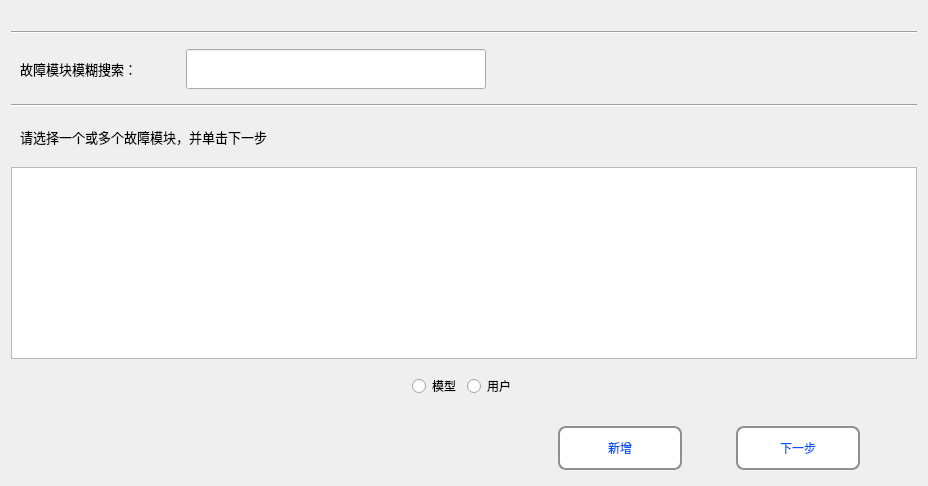
      <widget class="QWidget" name="page_case_entry_select_fault_module">
       <property name="styleSheet">
        <string notr="true">QWidget#page_case_entry_select_fault_module{
border-image: url(:/new/prefix1/Diagnosis_Image/BG_new.png);}</string>
       </property>
       <layout class="QVBoxLayout" name="verticalLayout_30">
        <item>
         <spacer name="horizontalSpacer_117">
          <property name="orientation">
           <enum>Qt::Horizontal</enum>
          </property>
          <property name="sizeHint" stdset="0">
           <size>
            <width>906</width>
            <height>20</height>
           </size>
          </property>
         </spacer>
        </item>
        <item>
         <widget class="Line" name="line_select_known_symptom_6">
          <property name="orientation">
           <enum>Qt::Horizontal</enum>
          </property>
         </widget>
        </item>
        <item>
         <widget class="QWidget" name="widget_select_known_symptom_9" native="true">
          <property name="maximumSize">
           <size>
            <width>16777215</width>
            <height>60</height>
           </size>
          </property>
          <layout class="QHBoxLayout" name="horizontalLayout_54">
           <item>
            <widget class="QLabel" name="label_case_entry_fault_module_searching">
             <property name="minimumSize">
              <size>
               <width>160</width>
               <height>40</height>
              </size>
             </property>
             <property name="maximumSize">
              <size>
               <width>160</width>
               <height>40</height>
              </size>
             </property>
             <property name="font">
              <font>
               <family>微软雅黑</family>
               <pointsize>10</pointsize>
              </font>
             </property>
             <property name="text">
              <string>故障模块模糊搜索：</string>
             </property>
            </widget>
           </item>
           <item>
            <widget class="QLineEdit" name="lineEdit_case_entry_fault_module_searching">
             <property name="minimumSize">
              <size>
               <width>300</width>
               <height>40</height>
              </size>
             </property>
             <property name="maximumSize">
              <size>
               <width>300</width>
               <height>16777215</height>
              </size>
             </property>
             <property name="styleSheet">
              <string notr="true">QLineEdit#lineEdit_case_entry_known_symptom_searching{
    border: 8px solid blue;
	border-image: url(:/new/prefix1/Diagnosis_Image/Search_input.png);}
</string>
             </property>
            </widget>
           </item>
           <item>
            <widget class="QPushButton" name="btn_case_entry_fault_module_searching">
             <property name="minimumSize">
              <size>
               <width>40</width>
               <height>40</height>
              </size>
             </property>
             <property name="maximumSize">
              <size>
               <width>40</width>
               <height>40</height>
              </size>
             </property>
             <property name="styleSheet">
              <string notr="true">border-radius:0px;
border-image: url(:/new/prefix1/Diagnosis_Image/Search_icon.png);</string>
             </property>
             <property name="text">
              <string/>
             </property>
             <property name="iconSize">
              <size>
               <width>40</width>
               <height>40</height>
              </size>
             </property>
            </widget>
           </item>
           <item>
            <spacer name="horizontalSpacer_symptom_searching_4">
             <property name="orientation">
              <enum>Qt::Horizontal</enum>
             </property>
             <property name="sizeHint" stdset="0">
              <size>
               <width>374</width>
               <height>20</height>
              </size>
             </property>
            </spacer>
           </item>
          </layout>
         </widget>
        </item>
        <item>
         <widget class="Line" name="line_select_known_symptom_5">
          <property name="orientation">
           <enum>Qt::Horizontal</enum>
          </property>
         </widget>
        </item>
        <item>
         <widget class="QWidget" name="widget_select_known_symptom_8" native="true">
          <property name="maximumSize">
           <size>
            <width>16777215</width>
            <height>50</height>
           </size>
          </property>
          <layout class="QHBoxLayout" name="horizontalLayout_75">
           <item>
            <widget class="QLabel" name="label_known_symptom_select_4">
             <property name="minimumSize">
              <size>
               <width>380</width>
               <height>30</height>
              </size>
             </property>
             <property name="maximumSize">
              <size>
               <width>380</width>
               <height>30</height>
              </size>
             </property>
             <property name="font">
              <font>
               <family>微软雅黑</family>
               <pointsize>10</pointsize>
               <weight>50</weight>
               <bold>false</bold>
              </font>
             </property>
             <property name="text">
              <string>请选择一个或多个故障模块，并单击下一步</string>
             </property>
            </widget>
           </item>
           <item>
            <spacer name="horizontalSpacer_392">
             <property name="orientation">
              <enum>Qt::Horizontal</enum>
             </property>
             <property name="sizeHint" stdset="0">
              <size>
               <width>483</width>
               <height>20</height>
              </size>
             </property>
            </spacer>
           </item>
          </layout>
         </widget>
        </item>
        <item>
         <widget class="QTableWidget" name="tableWidget_case_entry_fault_module_select">
          <property name="wordWrap">
           <bool>true</bool>
          </property>
         </widget>
        </item>
        <item>
         <widget class="QWidget" name="widget_11" native="true">
          <layout class="QHBoxLayout" name="horizontalLayout_76">
           <item>
            <spacer name="horizontalSpacer_115">
             <property name="orientation">
              <enum>Qt::Horizontal</enum>
             </property>
             <property name="sizeHint" stdset="0">
              <size>
               <width>375</width>
               <height>20</height>
              </size>
             </property>
            </spacer>
           </item>
           <item>
            <widget class="QRadioButton" name="radioButton_select_fault_module_model">
             <property name="styleSheet">
              <string notr="true">QRadioButton::indicator { 
	font: 75 10pt &quot;微软雅黑&quot;;
 }</string>
             </property>
             <property name="text">
              <string>模型</string>
             </property>
            </widget>
           </item>
           <item>
            <widget class="QRadioButton" name="radioButton_select_fault_module_user">
             <property name="text">
              <string>用户</string>
             </property>
            </widget>
           </item>
           <item>
            <spacer name="horizontalSpacer_116">
             <property name="orientation">
              <enum>Qt::Horizontal</enum>
             </property>
             <property name="sizeHint" stdset="0">
              <size>
               <width>375</width>
               <height>20</height>
              </size>
             </property>
            </spacer>
           </item>
          </layout>
         </widget>
        </item>
        <item>
         <widget class="QWidget" name="widget_select_known_symptom_7" native="true">
          <layout class="QHBoxLayout" name="horizontalLayout_74">
           <item>
            <spacer name="horizontalSpacer_379">
             <property name="orientation">
              <enum>Qt::Horizontal</enum>
             </property>
             <property name="sizeHint" stdset="0">
              <size>
               <width>28</width>
               <height>20</height>
              </size>
             </property>
            </spacer>
           </item>
           <item>
            <spacer name="horizontalSpacer_380">
             <property name="orientation">
              <enum>Qt::Horizontal</enum>
             </property>
             <property name="sizeHint" stdset="0">
              <size>
               <width>35</width>
               <height>20</height>
              </size>
             </property>
            </spacer>
           </item>
           <item>
            <spacer name="horizontalSpacer_381">
             <property name="orientation">
              <enum>Qt::Horizontal</enum>
             </property>
             <property name="sizeHint" stdset="0">
              <size>
               <width>17</width>
               <height>20</height>
              </size>
             </property>
            </spacer>
           </item>
           <item>
            <spacer name="horizontalSpacer_382">
             <property name="orientation">
              <enum>Qt::Horizontal</enum>
             </property>
             <property name="sizeHint" stdset="0">
              <size>
               <width>35</width>
               <height>20</height>
              </size>
             </property>
            </spacer>
           </item>
           <item>
            <spacer name="horizontalSpacer_383">
             <property name="orientation">
              <enum>Qt::Horizontal</enum>
             </property>
             <property name="sizeHint" stdset="0">
              <size>
               <width>34</width>
               <height>20</height>
              </size>
             </property>
            </spacer>
           </item>
           <item>
            <spacer name="horizontalSpacer_384">
             <property name="orientation">
              <enum>Qt::Horizontal</enum>
             </property>
             <property name="sizeHint" stdset="0">
              <size>
               <width>35</width>
               <height>20</height>
              </size>
             </property>
            </spacer>
           </item>
           <item>
            <spacer name="horizontalSpacer_385">
             <property name="orientation">
              <enum>Qt::Horizontal</enum>
             </property>
             <property name="sizeHint" stdset="0">
              <size>
               <width>54</width>
               <height>20</height>
              </size>
             </property>
            </spacer>
           </item>
           <item>
            <spacer name="horizontalSpacer_386">
             <property name="orientation">
              <enum>Qt::Horizontal</enum>
             </property>
             <property name="sizeHint" stdset="0">
              <size>
               <width>53</width>
               <height>20</height>
              </size>
             </property>
            </spacer>
           </item>
           <item>
            <spacer name="horizontalSpacer_387">
             <property name="orientation">
              <enum>Qt::Horizontal</enum>
             </property>
             <property name="sizeHint" stdset="0">
              <size>
               <width>44</width>
               <height>20</height>
              </size>
             </property>
            </spacer>
           </item>
           <item>
            <spacer name="horizontalSpacer_388">
             <property name="orientation">
              <enum>Qt::Horizontal</enum>
             </property>
             <property name="sizeHint" stdset="0">
              <size>
               <width>39</width>
               <height>20</height>
              </size>
             </property>
            </spacer>
           </item>
           <item>
            <spacer name="horizontalSpacer_389">
             <property name="orientation">
              <enum>Qt::Horizontal</enum>
             </property>
             <property name="sizeHint" stdset="0">
              <size>
               <width>17</width>
               <height>20</height>
              </size>
             </property>
            </spacer>
           </item>
           <item>
            <widget class="QToolButton" name="toolButton_case_entry_fault_module_select_new">
             <property name="minimumSize">
              <size>
               <width>124</width>
               <height>44</height>
              </size>
             </property>
             <property name="maximumSize">
              <size>
               <width>100</width>
               <height>35</height>
              </size>
             </property>
             <property name="styleSheet">
              <string notr="true">QToolButton { 
    border: 2px solid #8f8f91;
    border-radius: 8px; 
    min-width: 120px;
    min-height: 40px;
	background-color: rgb(255, 255, 255);
	color: rgb(0, 85, 255);
	font: 75 12pt &quot;微软雅黑&quot;;
 }
QToolButton:pressed {
    border: 2px solid #8f8f91;
    border-radius: 6px; 
    background-color: rgb(255, 255, 255);
    min-width: 120px;
    min-height: 40px;
	color: rgb(0, 85, 255);
	font: 75 10pt &quot;微软雅黑&quot;;
}</string>
             </property>
             <property name="text">
              <string>新增</string>
             </property>
            </widget>
           </item>
           <item>
            <spacer name="horizontalSpacer_390">
             <property name="orientation">
              <enum>Qt::Horizontal</enum>
             </property>
             <property name="sizeHint" stdset="0">
              <size>
               <width>34</width>
               <height>20</height>
              </size>
             </property>
            </spacer>
           </item>
           <item>
            <widget class="QToolButton" name="toolButton_case_entry_fault_module_select_next">
             <property name="minimumSize">
              <size>
               <width>124</width>
               <height>44</height>
              </size>
             </property>
             <property name="maximumSize">
              <size>
               <width>100</width>
               <height>35</height>
              </size>
             </property>
             <property name="styleSheet">
              <string notr="true">QToolButton { 
    border: 2px solid #8f8f91;
    border-radius: 8px; 
    min-width: 120px;
    min-height: 40px;
	background-color: rgb(255, 255, 255);
	color: rgb(0, 85, 255);
	font: 75 12pt &quot;微软雅黑&quot;;
 }
QToolButton:pressed {
    border: 2px solid #8f8f91;
    border-radius: 6px; 
    background-color: rgb(255, 255, 255);
    min-width: 120px;
    min-height: 40px;
	color: rgb(0, 85, 255);
	font: 75 10pt &quot;微软雅黑&quot;;
}</string>
             </property>
             <property name="text">
              <string>下一步</string>
             </property>
            </widget>
           </item>
           <item>
            <spacer name="horizontalSpacer_391">
             <property name="orientation">
              <enum>Qt::Horizontal</enum>
             </property>
             <property name="sizeHint" stdset="0">
              <size>
               <width>40</width>
               <height>20</height>
              </size>
             </property>
            </spacer>
           </item>
          </layout>
         </widget>
        </item>
       </layout>
      </widget>
